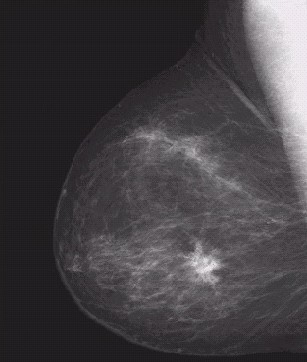
#> input picture Codes from sir/Transformation/memo.jpg, 307 x 362 px
$ python T1_Inverting_gray.py
#> lines starting #> are read from the running program, lines starting #| are printed output that depends on the picture
import cv2
import matplotlib.pyplot as plt

img = cv2.imread("memo.jpg")
#> img is the input picture: shape (362, 307, 3); mean B, G, R 68, 64.6, 67.9
# img = cv2.imread("memo1.jpg")
#img = cv2.imread("grayscale.png")
#cv2.imshow("Pic",img)

img_not = cv2.bitwise_not(img)
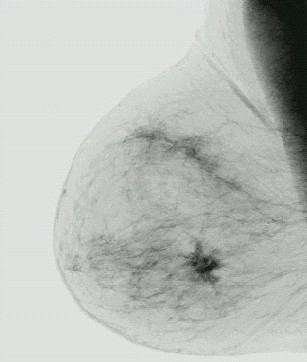
#> img_not: shape (362, 307, 3); mean B, G, R 187, 190.4, 187.1
#cv2.imshow("Invert1",img_not)

plt.subplot(1, 2, 1)
plt.imshow(img)
plt.subplot(1, 2, 2)
plt.imshow(img_not)


plt.show()
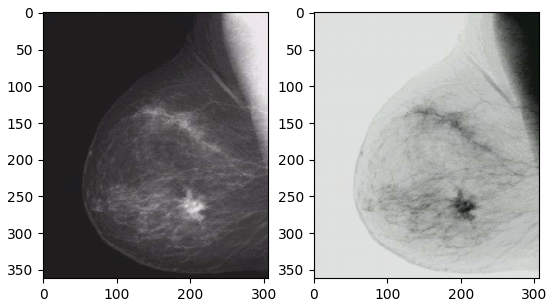
#> figure drawn by matplotlib, 2 panels; B, G, R data is drawn as R, G, B

$ run again, with Codes from sir/Transformation/03.jpg copied over Codes from sir/Transformation/memo.jpg
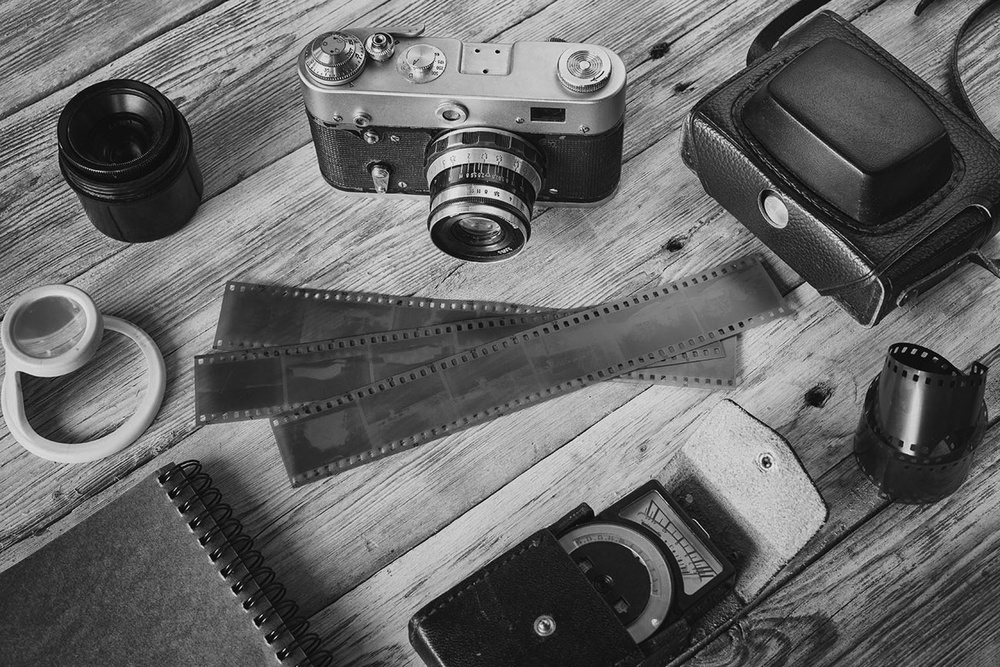
#> input picture Codes from sir/Transformation/03.jpg, 1000 x 667 px, shrunk from 1300 x 867 before the run
#> img is the input picture: shape (667, 1000, 3); min 0, max 249, mean 103.4
#> `img_not = cv2.bitwise_not(img)`:
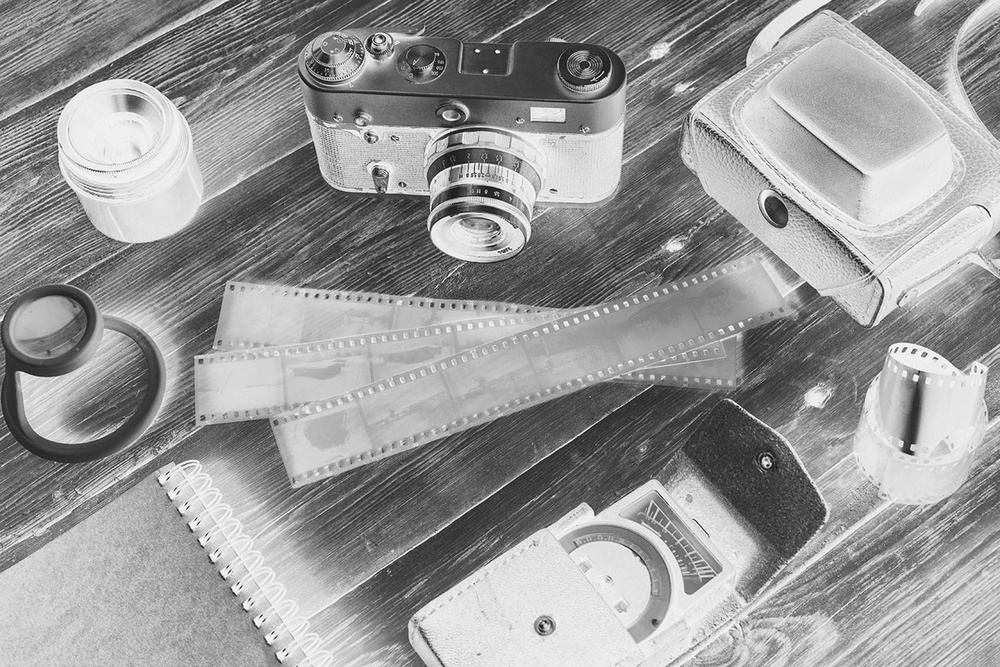
#> img_not: shape (667, 1000, 3); min 6, max 255, mean 151.6
#> `plt.show()`:
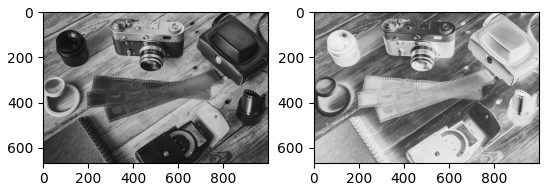
#> figure drawn by matplotlib, 2 panels
